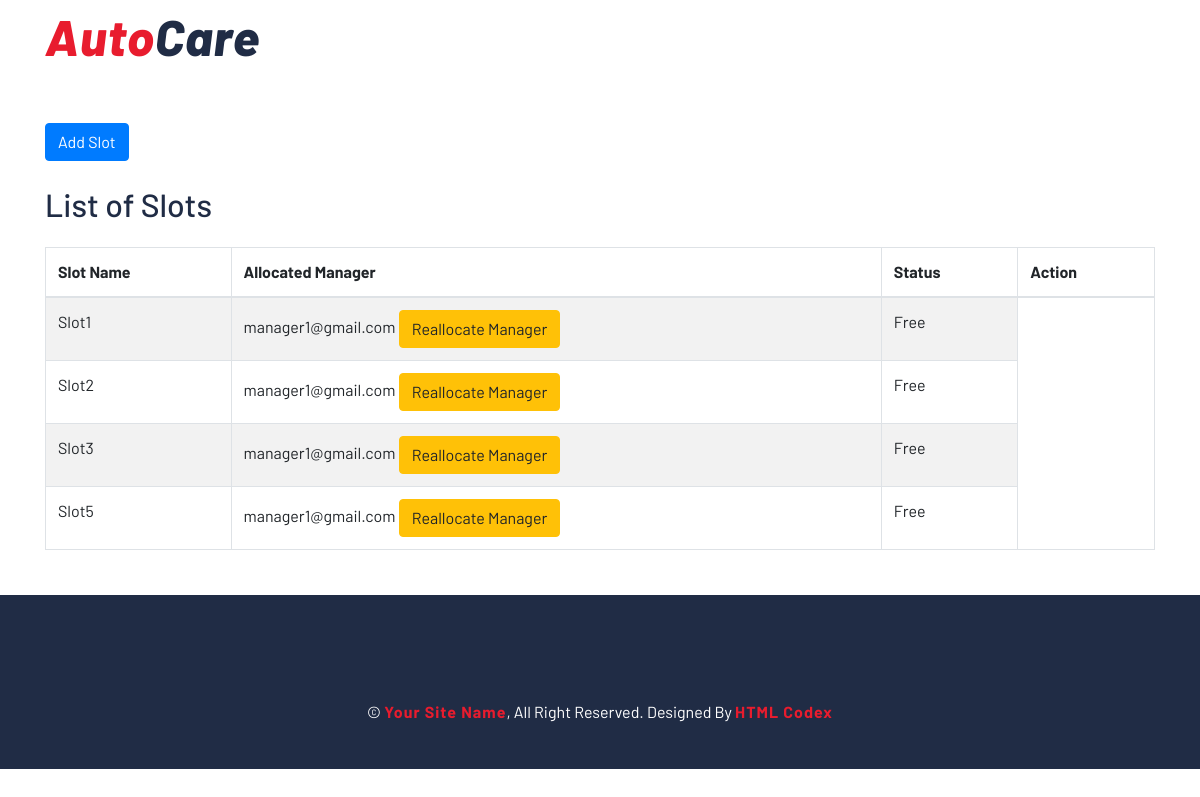
Page /cst_admin/slots/ on the committed database.
### autocareweb/models.py (models this page shows)
class Slot(models.Model):
    slotname = models.CharField(max_length=100)
    mechanic = models.ForeignKey(CustomUser, limit_choices_to={'role': 'mechanic'}, on_delete=models.CASCADE, null=True, blank=True)
    status = models.CharField(max_length=10, choices=SlotStatus.choices, default=SlotStatus.FREE)
    slug = models.SlugField(unique=True, blank=True)

class AllocatedManager(models.Model):
    manager = models.ForeignKey(
        CustomUser,
        limit_choices_to={'role': UserRole.SERVICE_MANAGER},
        on_delete=models.CASCADE
    )
    slot = models.ForeignKey(
        Slot,
        on_delete=models.CASCADE
    )

class CustomUser(AbstractBaseUser, PermissionsMixin):
    email = models.EmailField(unique=True)
    role = models.CharField(max_length=20, choices=UserRole.choices, default=UserRole.CUSTOMER)
    is_active = models.BooleanField(default=True)
    is_staff = models.BooleanField(default=False)
    objects = CustomUserManager()
    USERNAME_FIELD = 'email'
    REQUIRED_FIELDS = []
    def __str__(self):
        return self.email

### autocareweb/views.py (the view)
def slot_list(request):
    slots = Slot.objects.all()
    form = ManagerAllocationForm()
    context = {
        'slots': slots,
        'form': form
    }
    return render(request, 'admin/slot_list.html', context)

### templates/admin/slot_list.html (shortened to what this page needs)
{% extends 'partials/baseadmin.html' %}
{%block content%}
    {% load static %}
    <div class="container mt-5">
        <div class="d-flex justify-content-between align-items-center mb-4">
            <a href="{% url 'addslot' %}" class="btn btn-primary">Add Slot</a>
        </div>
        <h2 class="mb-4">List of Slots</h2>
        <table id="slotsTable" class="table table-striped table-bordered">
            <thead>
                <tr>
                    <th>Slot Name</th>
                    <th>Allocated Manager</th>
                    <th>Status</th>
                    <th>Action</th>
                </tr>
            </thead>
            <tbody>
                {% for slot in slots %}
                <tr>
                    <td>{{ slot.slotname }}</td>
                    <td>
                        {% if slot.allocatedmanager_set.first %}
                            {{ slot.allocatedmanager_set.first.manager.email }}
                            <button class="btn btn-warning" data-toggle="modal" data-target="#reallocateModal{{ slot.slug }}">Reallocate Manager</button>
                        {% else %}
                            No manager allocated
                            <button class="btn btn-primary" data-toggle="modal" data-target="#allocateModal{{ slot.slug }}">Add Manager</button>
                        {% endif %}
                    </td>
                    <td>{{ slot.get_status_display }}</td>
                </tr>
                {% empty %}
                <tr>
                    <td colspan="4" class="text-center">No slots available.</td>
                </tr>
                {% endfor %}
            </tbody>
        </table>
    </div>
    <link rel="stylesheet" href="https://cdn.datatables.net/1.12.1/css/jquery.dataTables.min.css">
{%endblock%}

### static/css/style.css (style rules this page uses)
body { color: #444444; font-weight: 400; background: #ffffff; font-family: 'Barlow', sans-serif; }
h1, h2, h3, h4, h5, h6 { color: #202C45; }
a { color: #202C45; transition: .3s; }

### rows in the picture
Slot: slotname "Slot1", allocatedmanager_set.first.manager.email "manager1@gmail.com", status "Free"
Slot: slotname "Slot2", allocatedmanager_set.first.manager.email "manager1@gmail.com", status "Free"
Slot: slotname "Slot3", allocatedmanager_set.first.manager.email "manager1@gmail.com", status "Free"
Slot: slotname "Slot5", allocatedmanager_set.first.manager.email "manager1@gmail.com", status "Free"
